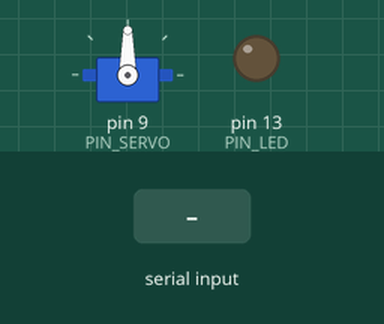
A sketch run on a simulated Arduino Uno, built with avr-gcc and run on an emulated ATmega328P. On the bench: servo, output pins drawn as LEDs (lit = HIGH). The test bench sets the inputs (shaded band).

Above: at 1.2 s.
1.3 s: "90,45\n" received over Serial
At 2.1 s:
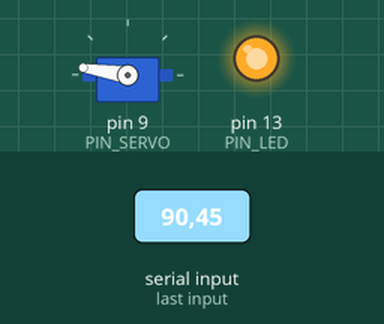
2.8 s: "30,150\n" received over Serial
At 3.3 s:
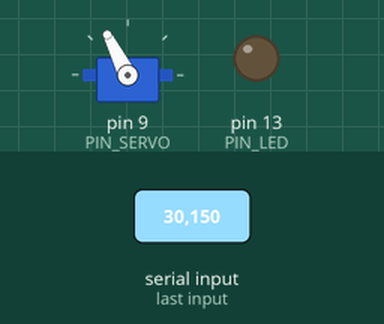
4.3 s: "STOP\n" received over Serial
At 5.5 s:
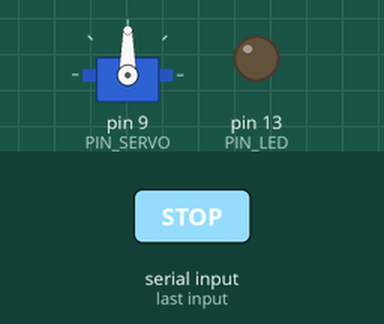
5.8 s: "90\n" received over Serial
At 6.6 s:
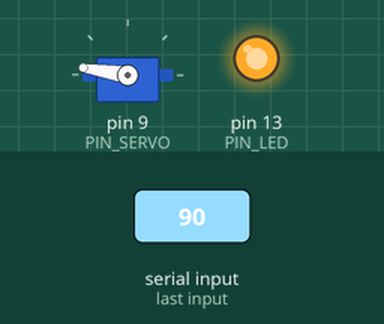
Timing chart, 0 to 8.3 s (numbered marks = the images above; inputs shaded):
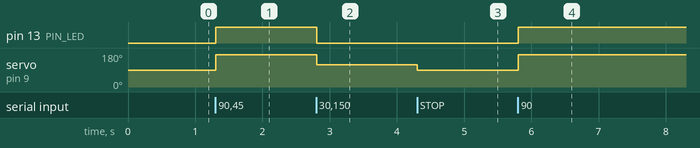

Measured:
- after the input at 1.3 s, pin 13 (PIN_LED): LOW → HIGH at once; servo on pin 9 (PIN_SERVO): 90° → 171° at once
- after the input at 2.8 s, pin 13 (PIN_LED): HIGH → LOW at once; servo on pin 9 (PIN_SERVO): 171° → 117° at once
- after the input at 4.3 s, servo on pin 9 (PIN_SERVO): 117° → 90° at once
- after the input at 5.8 s, pin 13 (PIN_LED): LOW → HIGH at once; servo on pin 9 (PIN_SERVO): 90° → 171° at once

The sketch:

aerogenerador_servo.ino
```cpp
/*
 * PROYECTO VISUALIZACION DE INFORMACION - AEROGENERADOR FISICO LEGO TECHNIC
 * Servomotor: Tower Pro MG90S (Rotacion Continua 360 grados) + Arduino
 * Pin Senal: Pin Digital 9 (PWM)
 */

#include <Servo.h>

Servo aerogenerador;

const int PIN_SERVO = 9;   // Cable Naranja o Amarillo al Pin 9
const int PIN_LED = 13;    // LED de prueba en placa

// Calibracion de giro continuo:
// En un servo 360, 90 representa el punto neutro (detenido).
// Valores de 95 a 180 hacen girar el motor (mas alto = mas rapido).
const int PUNTO_PARADA = 90;
const int VEL_MINIMA = 95;   // Giro suave inicial
const int VEL_MAXIMA = 180;  // Maxima velocidad (100% renovable)

bool carreraActiva = false;

void setup() {
  Serial.begin(9600);
  aerogenerador.attach(PIN_SERVO);
  pinMode(PIN_LED, OUTPUT);

  // Iniciar completamente detenido
  detenerAerogenerador();
}

void loop() {
  if (Serial.available() > 0) {
    String comando = Serial.readStringUntil('\n');
    comando.trim();

    if (comando.length() == 0) return;

    if (comando == "STOP") {
      // Orden de detenerse (antes de empezar o al terminar la carrera)
      carreraActiva = false;
      detenerAerogenerador();
    }
    else {
      // Valor de porcentaje limpio recibido (0 a 100)
      int porcentajeLimpia = comando.toInt();

      if (porcentajeLimpia >= 0 && porcentajeLimpia <= 100) {
        carreraActiva = true;
        ajustarVelocidad(porcentajeLimpia);
      }
    }
  }
}

void detenerAerogenerador() {
  aerogenerador.write(PUNTO_PARADA);
  digitalWrite(PIN_LED, LOW);
}

void ajustarVelocidad(int pctLimpia) {
  // LED testigo cuando gana la energia limpia (>= 50%)
  if (pctLimpia >= 50) {
    digitalWrite(PIN_LED, HIGH);
  } else {
    digitalWrite(PIN_LED, LOW);
  }

  // Si la generacion limpia es casi nula, no se mueve
  if (pctLimpia < 5) {
    aerogenerador.write(PUNTO_PARADA);
  } else {
    // Mapeo proporcional a la velocidad
    int senalVelocidad = map(pctLimpia, 5, 100, VEL_MINIMA, VEL_MAXIMA);
    aerogenerador.write(senalVelocidad);
  }
}
```
